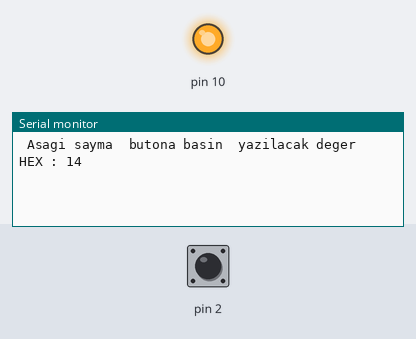
A sketch run on a simulated Arduino Uno, built with avr-gcc and run on an emulated ATmega328P. On the bench: output pins drawn as LEDs (lit = HIGH), the last lines printed to the serial monitor. Inputs (shaded band) come from the test bench; at power-on: pin 2 LOW.

Above: at 1.2 s.
1.3 s: pin 2 driven HIGH
At 2.5 s:
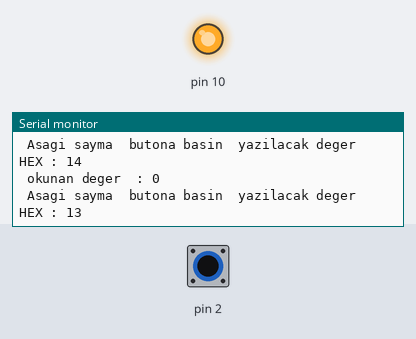
2.8 s: pin 2 pulsed LOW 5 times (0.12 s each, 0.3 s apart)
At 5.4 s:
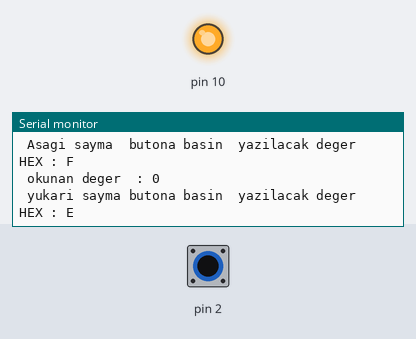
5.8 s: pin 2 driven LOW
At 7.5 s:
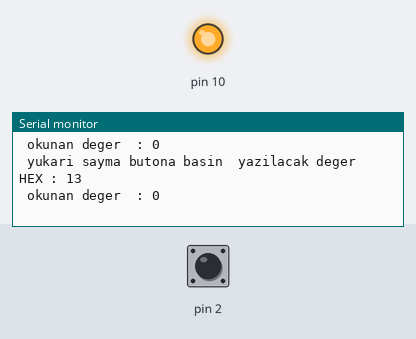
Timing chart, 0 to 9.0 s (numbered marks = the images above; inputs shaded):
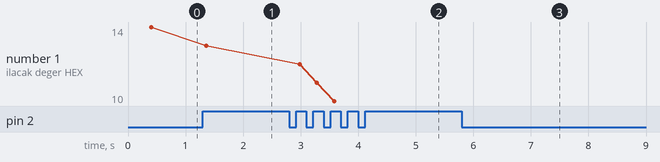

Measured:
- after the input at 1.3 s, the serial monitor: prints a new line at once (image 1)
- after the input at 2.8 s, the serial monitor: prints a new line after 0.18 s (image 2)
- after the input at 5.8 s, the serial monitor: prints a new line after 0.06 s (image 3)
- plotted number 1: 14 → 13 after the input at 1.3 s, 13 → 10 after the input at 2.8 s

The sketch:

serial_memory_fonk_25LC640AT.ino
```cpp
#include <SPI.h>
 uint16_t addr=0x0000;
 uint16_t bak=0;
 uint8_t yaz=20;
uint8_t result;


void setup (void)
{
  pinMode(2, INPUT);
  //digitalWrite(2, HIGH);// status için wp ucu kontrol
  Serial.begin(9600);

  digitalWrite(SS, HIGH);
  SPI.begin ();
  SPI.beginTransaction(SPISettings(2000000, MSBFIRST, SPI_MODE0));//16mhz clock div 8 yapılarak 2 mhz frekansında çalışıldı. 25lc640 max 2mhz

digitalWrite(SS, LOW);  // reset
  SPI.transfer (4);
  //SPI.transfer (0);
  digitalWrite(SS, HIGH);
  delay(100);


digitalWrite(SS, LOW);
  SPI.transfer (5);
   SPI.transfer (0);
 digitalWrite(SS, HIGH);
 delay(100);

 digitalWrite(SS, LOW);
  SPI.transfer (6);
 //  SPI.transfer (0);
 digitalWrite(SS, HIGH);
 delay(100);


 digitalWrite(SS, LOW);  // status write
  SPI.transfer (1);
  digitalWrite(SS, HIGH);
  delay(100);
  buton();

}

void buton(){
int i=0;
for ( i =0; i <= 5; i++) {


Serial.print(" Asagi sayma  butona basin ") ;Serial.print(" yazilacak deger HEX : ");Serial.println(yaz,HEX);
while (digitalRead(2) == HIGH) {  // buton çift basmasın diye basılasıya kadar bekler.

  }
  while (digitalRead(2) == LOW) {// buton çift basmasın diye bırakılasıya kadar bekler.

  }

digitalWrite(SS, LOW);
  SPI.transfer (5);
   SPI.transfer (0);
 digitalWrite(SS, HIGH);
 delay(10);
  digitalWrite(SS, LOW);
  SPI.transfer (6);
 digitalWrite(SS, HIGH);

 delay(10);
 addr=yaz;
  digitalWrite(SS, LOW);   // write byte

    SPI.transfer (2);
   // SPI.transfer(addr >> 16);
    SPI.transfer(addr >> 8);
    SPI.transfer(addr);
    SPI.transfer(yaz);
  digitalWrite(SS, HIGH);

 delay (10);

 digitalWrite(SS, LOW);
  SPI.transfer (0x05);
   SPI.transfer (0);
 digitalWrite(SS, HIGH);
  delay(10);

  digitalWrite(SS, LOW);

    SPI.transfer (3);      // read byte komutu kod=3
    SPI.transfer(addr >> 8);
    SPI.transfer(addr);

  uint8_t result = SPI.transfer(0);
  digitalWrite(SS, HIGH);
  Serial.print(" okunan deger  : ");Serial.println(result,HEX);
 delay (10);

yaz=yaz-1;
}


for ( i =0; i <= 5; i++) {
Serial.print(" yukari sayma butona basin ") ;Serial.print(" yazilacak deger HEX : ");Serial.println(yaz,HEX);
while (digitalRead(2) == HIGH) {

  }

digitalWrite(SS, LOW);
  SPI.transfer (5);
   SPI.transfer (0);
 digitalWrite(SS, HIGH);
 delay(10);
 //addr=7;
 digitalWrite(SS, LOW);
  SPI.transfer (6);
 digitalWrite(SS, HIGH);

 delay(10);
 addr=yaz;
  digitalWrite(SS, LOW);   // write byte

    SPI.transfer (2);
   // SPI.transfer(addr >> 16);
    SPI.transfer(addr >> 8);
    SPI.transfer(addr);
    SPI.transfer(yaz);
  digitalWrite(SS, HIGH);

 delay (10);

 digitalWrite(SS, LOW);
  SPI.transfer (0x05);
   SPI.transfer (0);
 digitalWrite(SS, HIGH);
  delay(10);

  digitalWrite(SS, LOW);
    SPI.transfer (3);      // read byte komutu kod=3
   // SPI.transfer(addr >> 16);
    SPI.transfer(addr >> 8);
    SPI.transfer(addr);
  uint8_t result = SPI.transfer(0);
  digitalWrite(SS, HIGH);
  Serial.print(" okunan deger  : ");Serial.println(result,HEX);//Serial.print(" , ");Serial.println(result1,HEX);
 delay (10);
yaz=yaz+1;

   }

}

// YYYYYYYYYYYYYYYYYYYYYYYYYYYYYYYYYYYYYYYYYYYYYYYYYYYYYYYYYYYYYYY
void yazma(){

// bu sadece yazma kilidini kaldırır.
digitalWrite(SS, LOW);
  SPI.transfer (6);
 //delay(100);
 digitalWrite(SS, HIGH);

 delay(10);
/*
 digitalWrite(SS, LOW);  // Status registerini okur.
  SPI.transfer (5);
   SPI.transfer (0);
 digitalWrite(SS, HIGH);
 delay(1000);
 */
}

// OOOOOOOOOOOOOOOOOOOOOOOOOOOOOOOOOOOOOOOOOOOOOOOOOOOOOOOOOOOOOOOOOOOOOOOOOOOOOOO
void okuma(){
/*
digitalWrite(SS, LOW);
  SPI.transfer (0x05);
   SPI.transfer (0);
 digitalWrite(SS, HIGH);
  delay(10);
  */
  digitalWrite(SS, LOW);
    SPI.transfer (3);      // read byte komutu kod=3
   // SPI.transfer(addr >> 16);
    SPI.transfer(addr >> 8);
    SPI.transfer(addr);

   result = SPI.transfer(0);
  uint8_t result1 = SPI.transfer(0); //Aynı anda 2 değer okunacaksa bu şekilde okunur.
                                      //Her okunacak değer için saat palsi devam ettirilmesi için bu şekilde okunur.
  digitalWrite(SS, HIGH);
  Serial.print(" okunan deger  : ");Serial.print(result,HEX);Serial.print(" , ");Serial.println(result1,HEX);
 delay (100);

}


void loop ()//***************************************************
{
  addr=0x0020;
  char c;
 yazma();

  digitalWrite(SS, LOW);   // write byte
    SPI.transfer (2);
    SPI.transfer(addr>> 8 );
    SPI.transfer(addr);
for (const char * p = "12345678909876543210Merhaba!1234" ; c = *p; p++)
   SPI.transfer (c);
  digitalWrite(SS, HIGH);
 delay (3000);
Serial.println( "sayma basladi");
for ( int say =0; say <= 10; say++) {

yazma();

  digitalWrite(SS, LOW);   // write byte
    SPI.transfer (2);
    SPI.transfer(addr >> 8);
    SPI.transfer(addr);
    SPI.transfer(say);
  digitalWrite(SS, HIGH);
 Serial.print( "yazilan deger : ");Serial.println( say);
 delay (100);

okuma();

}

}
```
